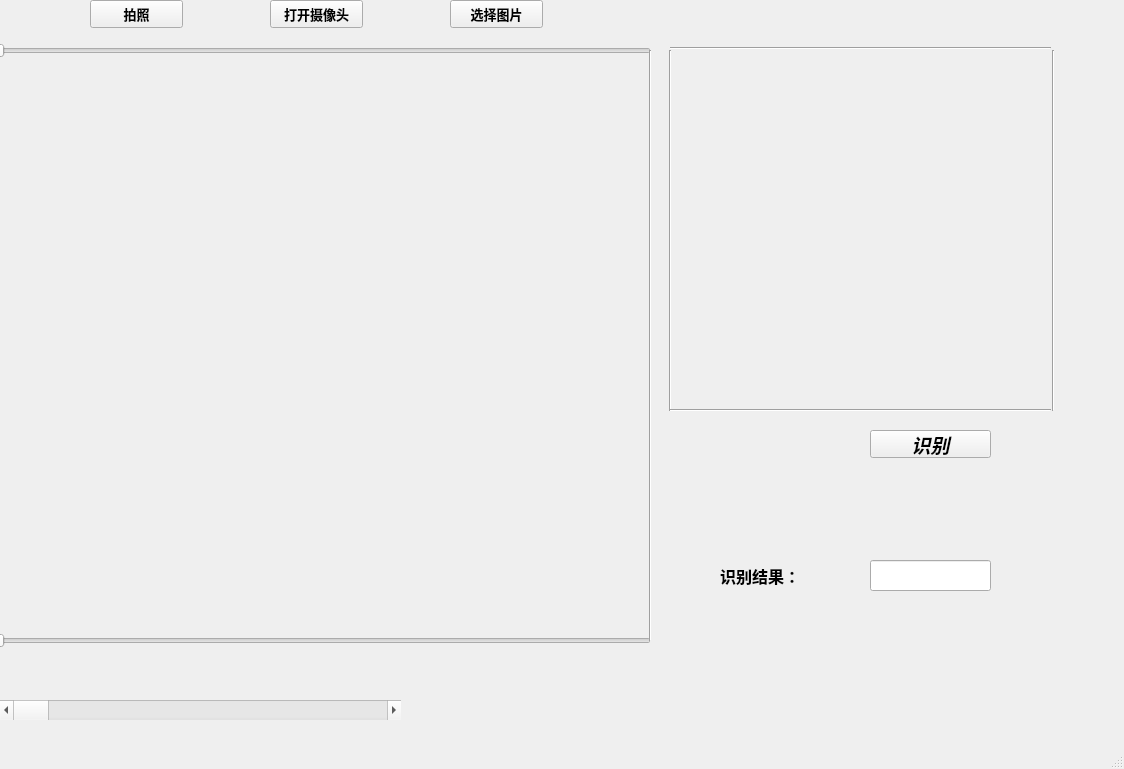
<?xml version="1.0" encoding="UTF-8"?>
<ui version="4.0">
 <class>MainWindow</class>
 <widget class="QMainWindow" name="MainWindow">
  <property name="geometry">
   <rect>
    <x>0</x>
    <y>0</y>
    <width>1124</width>
    <height>769</height>
   </rect>
  </property>
  <property name="font">
   <font>
    <family>Arial Black</family>
    <pointsize>10</pointsize>
    <weight>75</weight>
    <bold>true</bold>
   </font>
  </property>
  <property name="cursor">
   <cursorShape>PointingHandCursor</cursorShape>
  </property>
  <property name="windowTitle">
   <string>MainWindow</string>
  </property>
  <widget class="QWidget" name="centralwidget">
   <widget class="QScrollBar" name="horizontalScrollBar">
    <property name="geometry">
     <rect>
      <x>0</x>
      <y>700</y>
      <width>401</width>
      <height>20</height>
     </rect>
    </property>
    <property name="orientation">
     <enum>Qt::Horizontal</enum>
    </property>
   </widget>
   <widget class="QPushButton" name="pushButton">
    <property name="geometry">
     <rect>
      <x>90</x>
      <y>0</y>
      <width>93</width>
      <height>28</height>
     </rect>
    </property>
    <property name="text">
     <string>拍照</string>
    </property>
   </widget>
   <widget class="QPushButton" name="pushButton_2">
    <property name="geometry">
     <rect>
      <x>270</x>
      <y>0</y>
      <width>93</width>
      <height>28</height>
     </rect>
    </property>
    <property name="text">
     <string>打开摄像头</string>
    </property>
   </widget>
   <widget class="QPushButton" name="pushButton_3">
    <property name="geometry">
     <rect>
      <x>870</x>
      <y>430</y>
      <width>121</width>
      <height>28</height>
     </rect>
    </property>
    <property name="font">
     <font>
      <family>Arial</family>
      <pointsize>14</pointsize>
      <italic>true</italic>
     </font>
    </property>
    <property name="text">
     <string>识别</string>
    </property>
   </widget>
   <widget class="QPushButton" name="pushButton_4">
    <property name="geometry">
     <rect>
      <x>450</x>
      <y>0</y>
      <width>93</width>
      <height>28</height>
     </rect>
    </property>
    <property name="text">
     <string>选择图片</string>
    </property>
   </widget>
   <widget class="QLabel" name="imgLabel">
    <property name="geometry">
     <rect>
      <x>20</x>
      <y>60</y>
      <width>621</width>
      <height>561</height>
     </rect>
    </property>
    <property name="text">
     <string/>
    </property>
   </widget>
   <widget class="QLineEdit" name="lineEdit">
    <property name="geometry">
     <rect>
      <x>870</x>
      <y>560</y>
      <width>121</width>
      <height>31</height>
     </rect>
    </property>
   </widget>
   <widget class="QLabel" name="label">
    <property name="geometry">
     <rect>
      <x>720</x>
      <y>550</y>
      <width>91</width>
      <height>51</height>
     </rect>
    </property>
    <property name="font">
     <font>
      <pointsize>12</pointsize>
      <italic>false</italic>
      <underline>false</underline>
      <strikeout>false</strikeout>
     </font>
    </property>
    <property name="text">
     <string>识别结果：</string>
    </property>
   </widget>
   <widget class="QLabel" name="picLabel">
    <property name="geometry">
     <rect>
      <x>680</x>
      <y>60</y>
      <width>361</width>
      <height>331</height>
     </rect>
    </property>
    <property name="text">
     <string/>
    </property>
   </widget>
   <widget class="Line" name="line_2">
    <property name="geometry">
     <rect>
      <x>660</x>
      <y>50</y>
      <width>20</width>
      <height>361</height>
     </rect>
    </property>
    <property name="orientation">
     <enum>Qt::Vertical</enum>
    </property>
   </widget>
   <widget class="Line" name="line_3">
    <property name="geometry">
     <rect>
      <x>670</x>
      <y>40</y>
      <width>381</width>
      <height>16</height>
     </rect>
    </property>
    <property name="orientation">
     <enum>Qt::Horizontal</enum>
    </property>
   </widget>
   <widget class="Line" name="line_4">
    <property name="geometry">
     <rect>
      <x>670</x>
      <y>400</y>
      <width>381</width>
      <height>20</height>
     </rect>
    </property>
    <property name="orientation">
     <enum>Qt::Horizontal</enum>
    </property>
   </widget>
   <widget class="Line" name="line_5">
    <property name="geometry">
     <rect>
      <x>1043</x>
      <y>50</y>
      <width>20</width>
      <height>361</height>
     </rect>
    </property>
    <property name="orientation">
     <enum>Qt::Vertical</enum>
    </property>
   </widget>
   <widget class="QSlider" name="horizontalSlider">
    <property name="geometry">
     <rect>
      <x>-10</x>
      <y>40</y>
      <width>661</width>
      <height>21</height>
     </rect>
    </property>
    <property name="orientation">
     <enum>Qt::Horizontal</enum>
    </property>
   </widget>
   <widget class="QSlider" name="horizontalSlider_2">
    <property name="geometry">
     <rect>
      <x>-10</x>
      <y>630</y>
      <width>661</width>
      <height>22</height>
     </rect>
    </property>
    <property name="orientation">
     <enum>Qt::Horizontal</enum>
    </property>
   </widget>
   <widget class="Line" name="line_6">
    <property name="geometry">
     <rect>
      <x>630</x>
      <y>50</y>
      <width>41</width>
      <height>591</height>
     </rect>
    </property>
    <property name="orientation">
     <enum>Qt::Vertical</enum>
    </property>
   </widget>
  </widget>
  <widget class="QMenuBar" name="menubar">
   <property name="geometry">
    <rect>
     <x>0</x>
     <y>0</y>
     <width>1124</width>
     <height>26</height>
    </rect>
   </property>
  </widget>
  <widget class="QStatusBar" name="statusbar"/>
 </widget>
 <resources/>
 <connections>
  <connection>
   <sender>pushButton</sender>
   <signal>clicked()</signal>
   <receiver>MainWindow</receiver>
   <slot>snap()</slot>
   <hints>
    <hint type="sourcelabel">
     <x>114</x>
     <y>39</y>
    </hint>
    <hint type="destinationlabel">
     <x>118</x>
     <y>130</y>
    </hint>
   </hints>
  </connection>
  <connection>
   <sender>pushButton_2</sender>
   <signal>clicked()</signal>
   <receiver>MainWindow</receiver>
   <slot>openStream()</slot>
   <hints>
    <hint type="sourcelabel">
     <x>311</x>
     <y>43</y>
    </hint>
    <hint type="destinationlabel">
     <x>309</x>
     <y>123</y>
    </hint>
   </hints>
  </connection>
  <connection>
   <sender>pushButton_4</sender>
   <signal>clicked()</signal>
   <receiver>MainWindow</receiver>
   <slot>openImage()</slot>
   <hints>
    <hint type="sourcelabel">
     <x>502</x>
     <y>40</y>
    </hint>
    <hint type="destinationlabel">
     <x>500</x>
     <y>138</y>
    </hint>
   </hints>
  </connection>
  <connection>
   <sender>pushButton_3</sender>
   <signal>clicked()</signal>
   <receiver>MainWindow</receiver>
   <slot>recognize()</slot>
   <hints>
    <hint type="sourcelabel">
     <x>905</x>
     <y>406</y>
    </hint>
    <hint type="destinationlabel">
     <x>909</x>
     <y>484</y>
    </hint>
   </hints>
  </connection>
 </connections>
 <slots>
  <slot>snap()</slot>
  <slot>openStream()</slot>
  <slot>openImage()</slot>
  <slot>recognize()</slot>
  <slot>slot5()</slot>
  <slot>slot6()</slot>
 </slots>
</ui>
